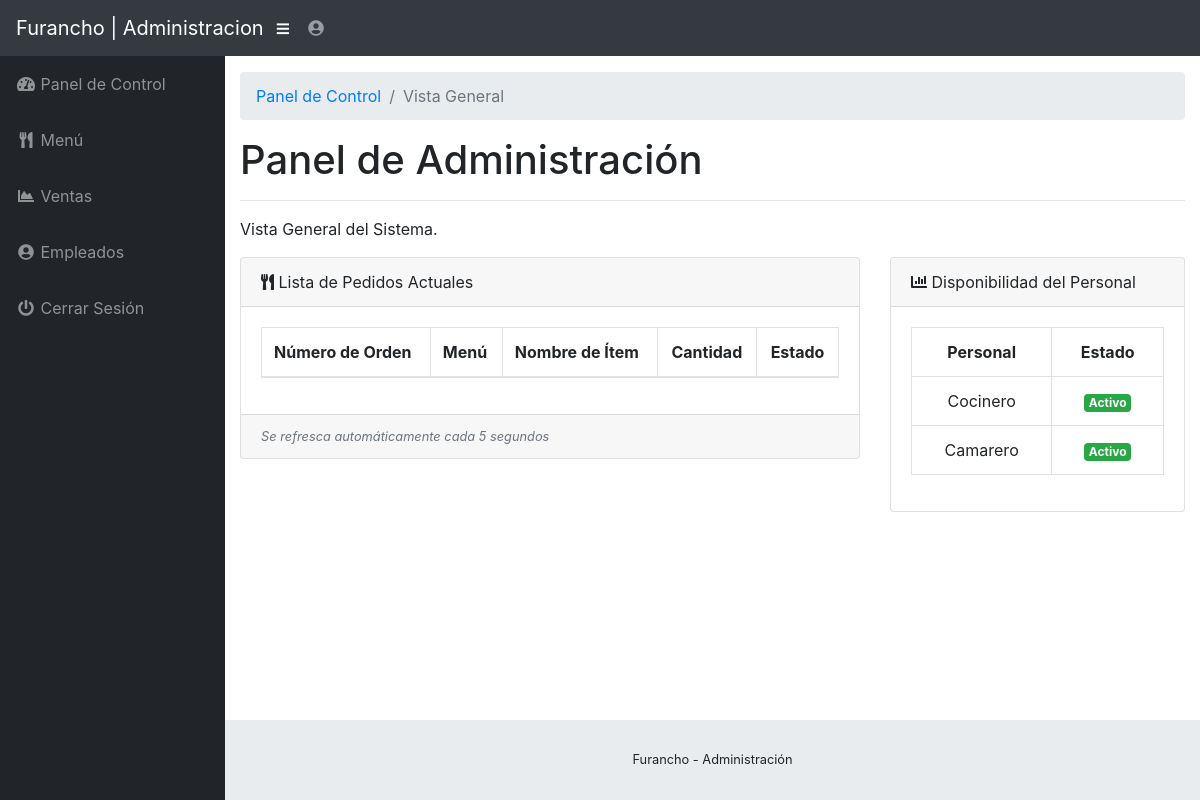
The app's page /admin/index.php (signed in) with its own data.
### tables this page shows
CREATE TABLE `tbl_staff` (
  `staffID` int(2) NOT NULL,
  `username` varchar(25) NOT NULL,
  `password` varchar(100) NOT NULL,
  `status` text NOT NULL,
  `role` text NOT NULL
);

### admin/includes/personal.php (the view, shortened to what this page needs)
<div class="col-lg-4">
    <div class="card mb-3">
        <div class="card-header">
            <i class="fas fa-chart-bar""></i>
                  Disponibilidad del Personal</div>
                <div class=" card-body">
                <table table class="table table-bordered text-center" width="100%" cellspacing="0">
                    <tr>
                        <td><b>Personal</b></td>
                        <td><b>Estado</b></td>
                    </tr>
                    <?php
                    $displayStaffQuery = "SELECT username,status FROM tbl_staff";
                    if ($result = $sqlconnection->query($displayStaffQuery)) {
                        while ($staff = $result->fetch_array(MYSQLI_ASSOC)) {
                            echo "<tr>";
                            echo "<td>{$staff['username']}</td>";
                            if ($staff['status'] == "Online") {
                                echo "<td><span class=\"badge badge-success\">Activo</span></td>";
                            }
                            echo "</tr>";
                        }
                    }
                    ?>
                </table>
        </div>
    </div>
</div>

### admin/css/sb-admin.css (style rules this page uses)
html { position: relative; min-height: 100%; }
body { height: 100%; }
:root { --input-padding-x: 0.75rem; --input-padding-y: 0.75rem; }

### records on screen
tbl_staff: username "Cocinero", status "Activo"
tbl_staff: username "Camarero", status "Activo"
